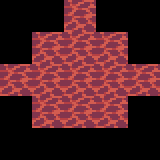

Rendered tile map (Tiled .tmx) drawn with the repository's tilesets; below, a short description and the full map source, tile grids included:
An orthogonal 5x5 tile map with 32x32 px tiles, 1 tile layer (Tile Layer 1).

<map version="1.0" tiledversion="1.1.6" orientation="orthogonal" renderorder="right-down" width="5" height="5" tilewidth="32" tileheight="32" infinite="0" nextobjectid="1">
 <tileset firstgid="1" source="../ground.tsx" />
 <layer name="Tile Layer 1" width="5" height="5">
  <data encoding="csv">
0,0,27,0,0,
0,27,27,27,0,
27,27,27,27,27,
0,27,27,27,0,
0,0,0,0,0
</data>
 </layer>
</map>
